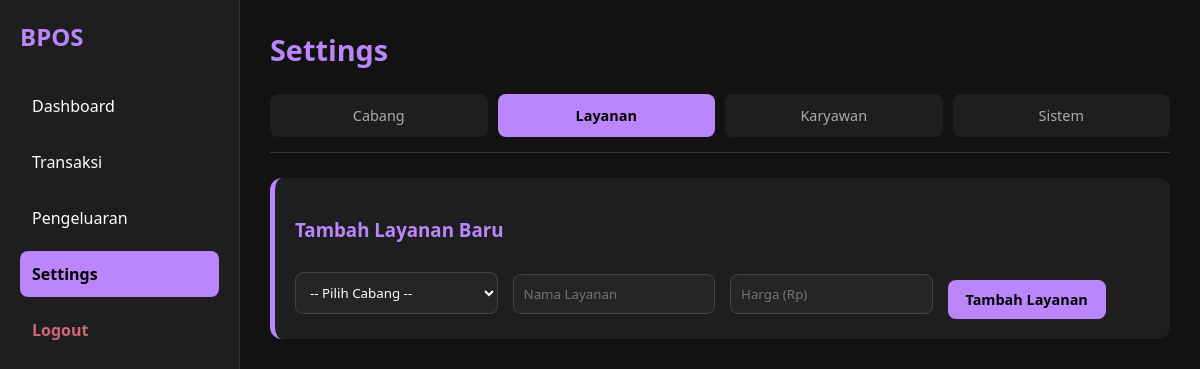
/settings.php?tab=services (signed in), run on an earlier commit of the app's database.
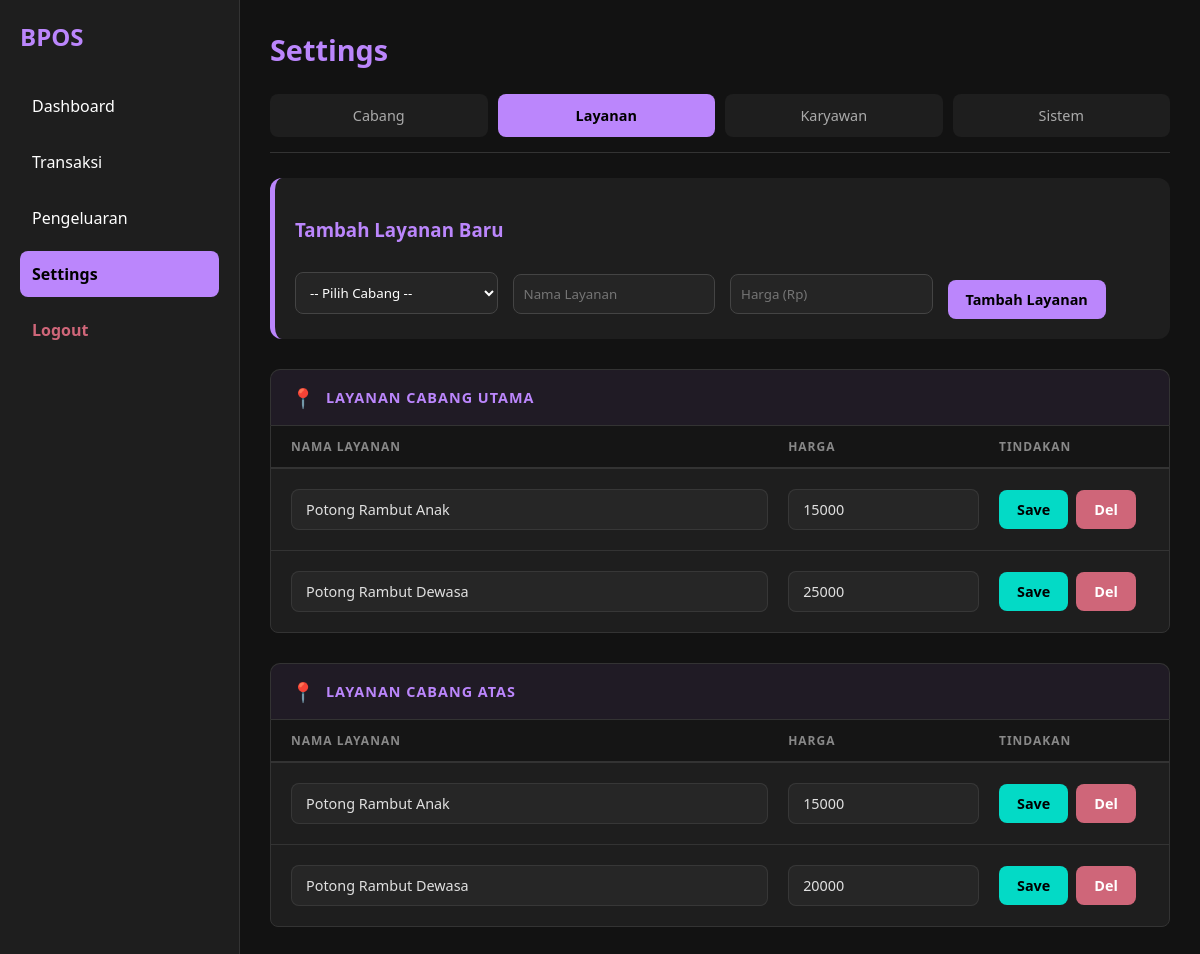
And on a later commit of the database.
### tables this page shows
CREATE TABLE branches (id INTEGER PRIMARY KEY AUTOINCREMENT, name TEXT, meal_allowance REAL DEFAULT 30000, address VARCHAR(255) DEFAULT '');

CREATE TABLE services (
        id INTEGER PRIMARY KEY AUTOINCREMENT,
        name TEXT,
        price REAL,
        branch_id INTEGER DEFAULT 1
    );

### settings.php (the view, shortened to what this page needs)
<?php
include "includes/header.php";
$tab = $_GET["tab"] ?? "branches";
$branches = $db->query("SELECT * FROM branches ORDER BY id ASC")->fetchAll();
?>
<div class="dash-header mb-25"><h1 class="dash-title">Settings</h1></div>
<div class="tabs mb-25">
    <a href="?tab=branches" class="<?=($tab=='branches'?'active':'')?>">Cabang</a>
    <a href="?tab=services" class="<?=($tab=='services'?'active':'')?>">Layanan</a>
    <a href="?tab=capsters" class="<?=($tab=='capsters'?'active':'')?>">Karyawan</a>
    <a href="?tab=profile" class="<?=($tab=='profile'?'active':'')?>">Sistem</a>
</div>
<?php if($tab == "branches"): ?>
    <div class="card card-accent mb-25">
        <h3 class="mt-0 text-accent mb-25">Registrasi Cabang Baru</h3>
        <form method="POST">
            <div class="compact-form">
                <div class="fg flex-2 mb-0"><input type="text" name="n" placeholder="Nama Cabang (Contoh: Cabang Bekasi)" required></div>
                <div class="action-btns flex-1 mb-0"><button name="add_b" class="btn-dash btn-accent w-100">Simpan Cabang</button></div>
            </div>
        </form>
    </div>
    <div class="grid-table">
        <div class="grid-thead gt-cabang">
            <div>ID</div>
            <div>NAMA CABANG</div>
            <div>ALAMAT / KETERANGAN</div>
            <div>TINDAKAN</div>
        </div>
        <?php foreach($branches as $b): ?>
        <form method="POST" class="grid-tr gt-cabang">
            <input type="hidden" name="id" value="<?=$b['id']?>">
            <div class="fw-bold text-muted">#<?=$b['id']?></div>
            <div><input type="text" name="n" value="<?=e($b['name'])?>" class="ghost-input" required></div>
            <div><input type="text" name="addr" value="<?=e($b['address'] ?? '')?>" class="ghost-input" placeholder="Isi alamat di sini..."></div>
            <div class="td-action-group">
                <button type="submit" name="up_b" class="btn-dash btn-accent">Save</button>
                <button type="button" class="btn-dash btn-danger" onclick="showConfirm('Hapus Cabang', 'Yakin ingin menghapus cabang ini secara permanen?', this.closest('form'), 'del_b')">Del</button>
            </div>
        </form>
        <?php endforeach; ?>
    </div>
<?php elseif($tab == "services"): ?>
    <div class="card card-primary mb-25">
        <h3 class="mt-0 text-primary mb-25">Tambah Layanan Baru</h3>
        <form method="POST" class="form-grid-auto">
            <div class="fg mb-0"><select name="b_id" required><option value="">-- Pilih Cabang --</option><?php foreach($branches as $b) echo "<option value='{$b['id']}'>".e($b['name'])."</option>"; ?></select></div>
            <div class="fg mb-0"><input type="text" name="n" placeholder="Nama Layanan" required></div>
            <div class="fg mb-0"><input type="number" name="p" placeholder="Harga (Rp)" required></div>
            <div class="fg mb-0"><button name="add_s" class="btn-dash btn-primary w-100">Tambah Layanan</button></div>
        </form>
    </div>
    <?php
    $sv_all = $db->query("SELECT * FROM services ORDER BY name ASC")->fetchAll();
    foreach($branches as $b):
        $branch_services = array_filter($sv_all, function($s) use ($b) { return $s['branch_id'] == $b['id']; });
    ?>
        <div class="branch-group-header"><span>📍</span> Layanan <?= e($b['name']) ?></div>
        <div class="grid-table grid-table-grouped">
            <div class="grid-thead gt-layanan-grouped">
                <div>NAMA LAYANAN</div>
                <div>HARGA</div>
                <div>TINDAKAN</div>
            </div>
            <?php if(count($branch_services) == 0): ?>
                <div style="padding: 20px; text-align: center; color: #888; font-style: italic;">Belum ada layanan di cabang ini.</div>
            <?php else: ?>
                <?php foreach($branch_services as $s): ?>
                <form method="POST" class="grid-tr gt-layanan-grouped">
                    <div><input type="text" name="n" value="<?=e($s['name'])?>" class="ghost-input" required></div>
                    <div><input type="number" name="p" value="<?=$s['price']?>" class="ghost-input" required></div>
                    <div class="td-action-group">
                        <button type="submit" name="up_s" class="btn-dash btn-accent">Save</button>
                        <button type="button" class="btn-dash btn-danger" onclick="showConfirm('Hapus Layanan', 'Yakin ingin menghapus layanan ini?', this.closest('form'), 'del_s')">Del</button>
                    </div>
                </form>
                <?php endforeach; ?>
            <?php endif; ?>
        </div>
    <?php endforeach; ?>
<?php endif; ?>
<?php include "includes/footer.php"; ?>

### includes/header.php (shortened to what this page needs)
<?php
$role = $_SESSION["role"];
$active_page = basename($_SERVER['PHP_SELF'], ".php");
function e($str) {
    return htmlspecialchars($str, ENT_QUOTES, 'UTF-8');
}
?>
<!DOCTYPE html>
<html lang="id">
<head>
    <link rel="stylesheet" href="assets/style.css?v=<?=time()?>">
</head>
<body>
<div class="sidebar" id="sidebar">
    <h2>BPOS</h2>
    <a href="dashboard" class="<?= $active_page == 'dashboard' ? 'active' : '' ?>">Dashboard</a>
    <a href="transactions" class="<?= $active_page == 'transactions' ? 'active' : '' ?>">Transaksi</a>
    <?php if($role == "admin"): ?>
        <a href="expenses" class="<?= $active_page == 'expenses' ? 'active' : '' ?>">Pengeluaran</a>
        <a href="settings" class="<?= $active_page == 'settings' ? 'active' : '' ?>">Settings</a>
    <?php endif; ?>
    <a href="logout" class="logout-link">Logout</a>
</div>
<div class="content">

### includes/footer.php (shortened to what this page needs)
</div>
</body>
</html>

What changed in the data, as far as the page shows it:
added branches: name "CABANG UTAMA"
now on this page (row edited): services: n "Potong Rambut Anak", p "15000", shown under "CABANG UTAMA"
now on this page (row edited): services: n "Potong Rambut Dewasa", p "25000", shown under "CABANG UTAMA"
added branches: name "CABANG ATAS"
now on this page (row edited): services: n "Potong Rambut Anak", p "15000", shown under "CABANG ATAS"
now on this page (row edited): services: n "Potong Rambut Dewasa", p "20000", shown under "CABANG ATAS"
